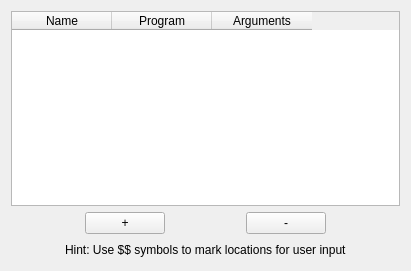
<?xml version="1.0" encoding="UTF-8"?>
<ui version="4.0">
 <class>Dlg</class>
 <widget class="QWidget" name="Dlg">
  <property name="geometry">
   <rect>
    <x>0</x>
    <y>0</y>
    <width>411</width>
    <height>271</height>
   </rect>
  </property>
  <property name="cursor">
   <cursorShape>ArrowCursor</cursorShape>
  </property>
  <property name="windowTitle">
   <string>Runner - Launch custom commands</string>
  </property>
  <layout class="QVBoxLayout">
   <item>
    <widget class="DropTableWidget" name="table">
     <property name="verticalScrollMode">
      <enum>QAbstractItemView::ScrollPerPixel</enum>
     </property>
     <property name="sortingEnabled">
      <bool>false</bool>
     </property>
     <property name="wordWrap">
      <bool>false</bool>
     </property>
     <property name="columnCount">
      <number>3</number>
     </property>
     <attribute name="verticalHeaderDefaultSectionSize">
      <number>5</number>
     </attribute>
     <column>
      <property name="text">
       <string>Name</string>
      </property>
     </column>
     <column>
      <property name="text">
       <string>Program</string>
      </property>
     </column>
     <column>
      <property name="text">
       <string>Arguments</string>
      </property>
     </column>
    </widget>
   </item>
   <item>
    <layout class="QHBoxLayout">
     <item>
      <spacer>
       <property name="orientation">
        <enum>Qt::Horizontal</enum>
       </property>
       <property name="sizeHint" stdset="0">
        <size>
         <width>40</width>
         <height>20</height>
        </size>
       </property>
      </spacer>
     </item>
     <item>
      <widget class="QPushButton" name="tableNew">
       <property name="text">
        <string>+</string>
       </property>
      </widget>
     </item>
     <item>
      <spacer>
       <property name="orientation">
        <enum>Qt::Horizontal</enum>
       </property>
       <property name="sizeHint" stdset="0">
        <size>
         <width>40</width>
         <height>20</height>
        </size>
       </property>
      </spacer>
     </item>
     <item>
      <widget class="QPushButton" name="tableRemove">
       <property name="text">
        <string>-</string>
       </property>
      </widget>
     </item>
     <item>
      <spacer>
       <property name="orientation">
        <enum>Qt::Horizontal</enum>
       </property>
       <property name="sizeHint" stdset="0">
        <size>
         <width>40</width>
         <height>20</height>
        </size>
       </property>
      </spacer>
     </item>
    </layout>
   </item>
   <item>
    <layout class="QHBoxLayout">
     <item>
      <spacer>
       <property name="orientation">
        <enum>Qt::Horizontal</enum>
       </property>
       <property name="sizeHint" stdset="0">
        <size>
         <width>40</width>
         <height>20</height>
        </size>
       </property>
      </spacer>
     </item>
     <item>
      <widget class="QLabel" name="label_2">
       <property name="text">
        <string>Hint: Use $$ symbols to mark locations for user input</string>
       </property>
      </widget>
     </item>
     <item>
      <spacer>
       <property name="orientation">
        <enum>Qt::Horizontal</enum>
       </property>
       <property name="sizeHint" stdset="0">
        <size>
         <width>40</width>
         <height>20</height>
        </size>
       </property>
      </spacer>
     </item>
    </layout>
   </item>
  </layout>
 </widget>
 <customwidgets>
  <customwidget>
   <class>DropTableWidget</class>
   <extends>QTableWidget</extends>
   <header>common/DropTableWidget.h</header>
  </customwidget>
 </customwidgets>
 <resources/>
 <connections/>
</ui>
